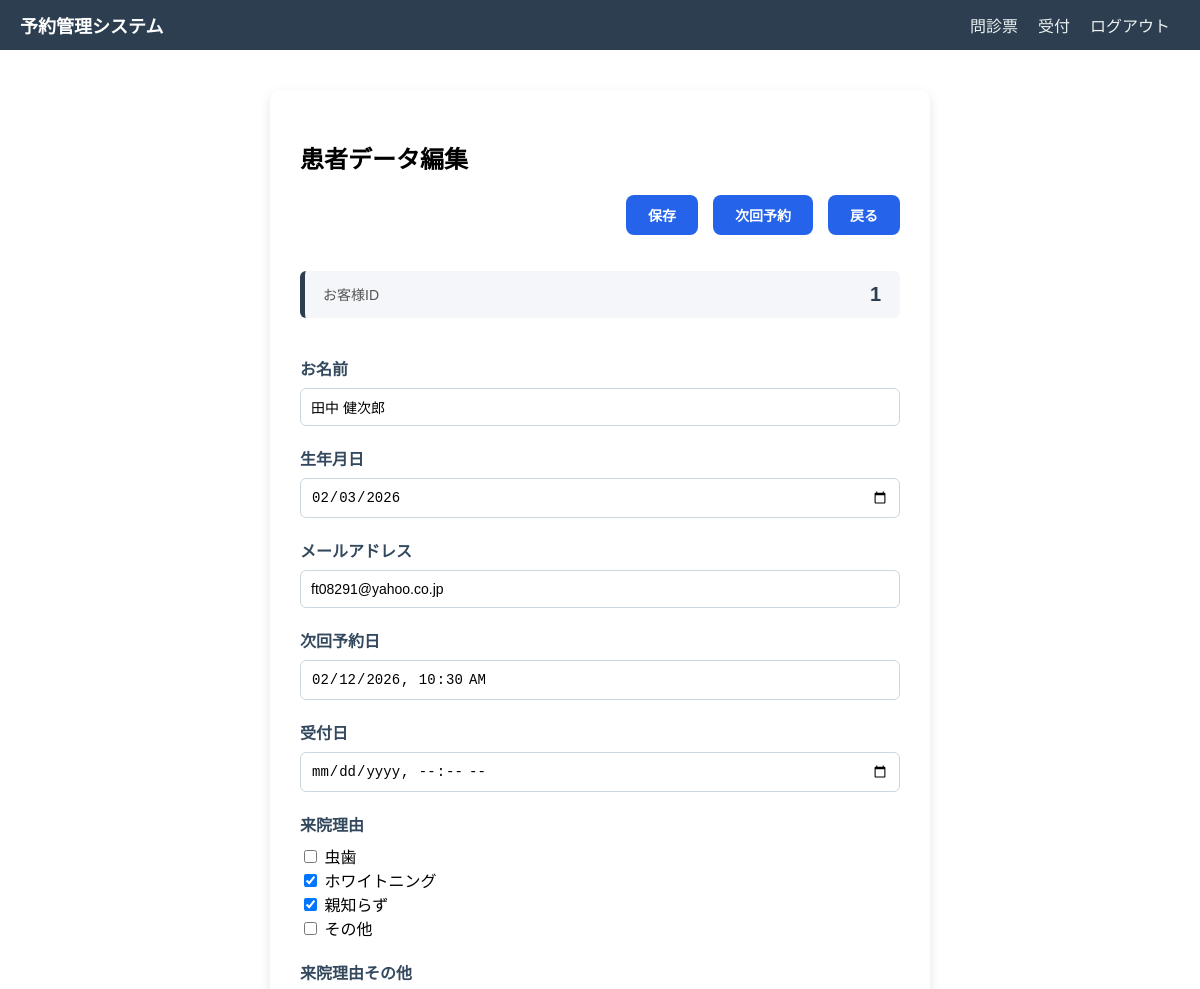
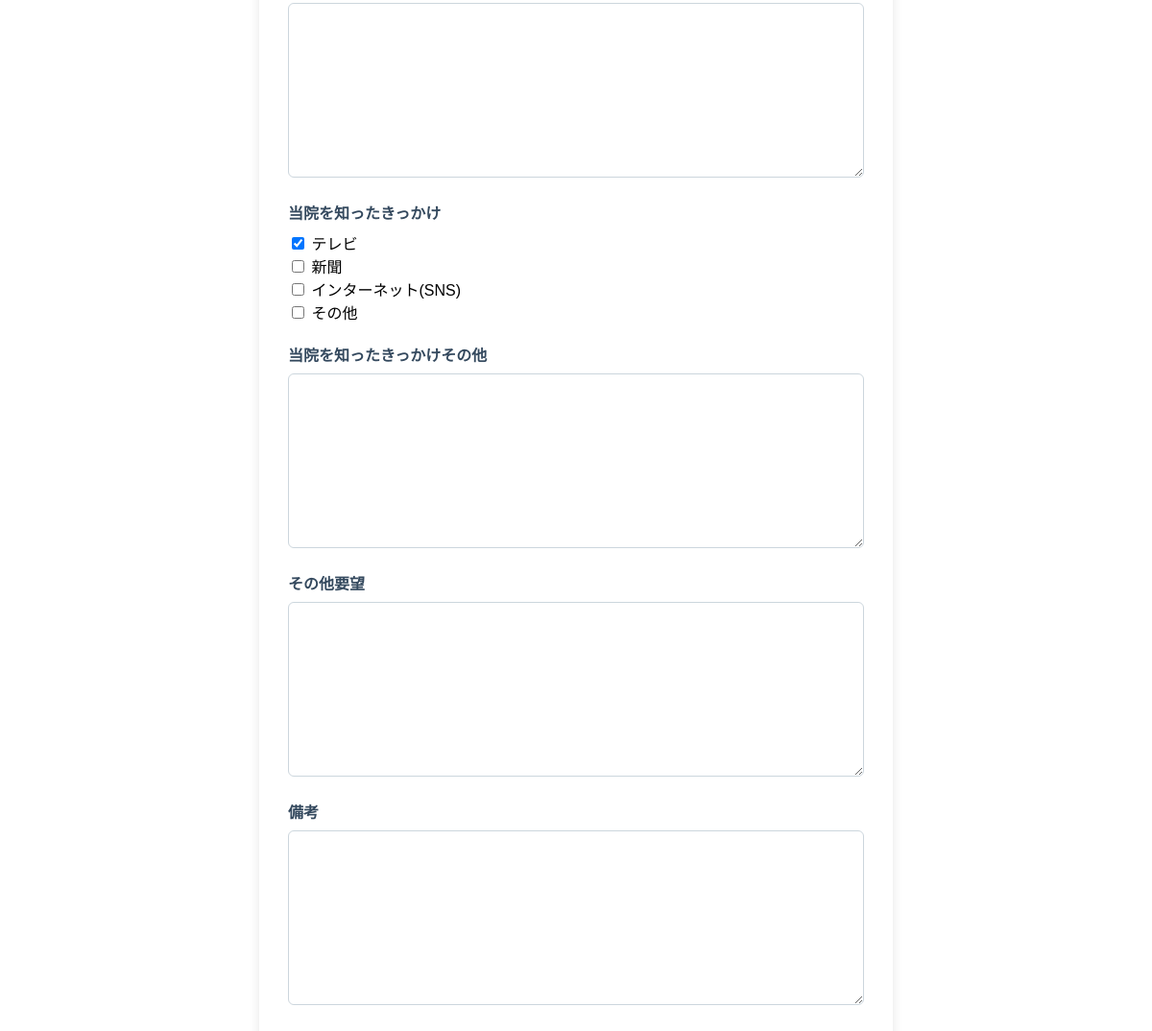
Screenshot of /YoyakuKanri/KanzyaDataEdit/1/ (signed in) with the database file from the repository (2 pictures, top to bottom).
### YoyakuKanri/models.py (models this page shows, shortened)
class T_KANZYA(models.Model):
    ID = models.AutoField(primary_key=True, unique=True)
    KANZYA_NAME = models.CharField(max_length=128)
    SEINENGAPPI = models.DateField()
    EMAIL_ADDRESS = models.EmailField()
    RAIIN_RIYUU = models.JSONField(null=True, blank=True)
    RAIIN_RIYUU_SONOTA = models.TextField(null=True, blank=True)
    ZYOUHOU_MOTO = models.JSONField(null=True, blank=True)
    ZYOUHOU_MOTO_SONOTA = models.TextField(null=True, blank=True)
    TANTOU_SHIKAISHI_ID = models.IntegerField(null=True, blank=True)
    SONOTA_YOUBOU = models.TextField(null=True, blank=True)
    ZIKAI_YOYAKUBI = models.DateTimeField(null=True, blank=True)
    UKETSUKEBI = models.DateTimeField(null=True, blank=True)
    BIKOU = models.TextField(null=True, blank=True)
    UPDATE_DATE = models.DateTimeField(auto_now=True)
    CREATE_DATE = models.DateTimeField(auto_now_add=True)
    class Meta:
        db_table = "T_KANZYA"

### YoyakuKanri/views.py (the view)
# urls.py: path('KanzyaDataEdit/<int:pk>/', views.KanzyaDataEdit, name='KanzyaDataEdit'),
@login_required
def KanzyaDataEdit(request, pk):
    obj = T_KANZYA.objects.get(pk=pk)
    if request.method == "POST":
        form = KanzyaDataForm(request.POST, instance=obj)
        if form.is_valid():
            form.save()
            return redirect("YoyakuKanri")  # 保存後、一覧へ戻る
    else:
        form = KanzyaDataForm(instance=obj)
    return render(request, "YoyakuKanri/KanzyaDataEdit.html", {"form": form, 'object': obj})

### YoyakuKanri/templates/YoyakuKanri/KanzyaDataEdit.html (shortened to what this page needs)
{% extends "base.html" %}
{% block content %}
    <div class="edit-container">
        <h2>患者データ編集</h2>
        <form method="post">
            <div class="edit-form-button-box">
                <button class="edit-form-save-button" type="submit">保存</button>
                {% now "Y" as current_year %}
                {% now "n" as current_month %}
                <a href="{% url 'ZikaiYoyaku' ID=object.ID year=current_year month=current_month%}" class="edit-form-zikaiyoyaku-button">次回予約</a>
                <a href="{% url 'YoyakuKanri' %}" class="edit-form-back-button" >戻る</a>
            </div>
            <br><br>
            <div class="customer-id-box">
                <label class="customer-id-label">お客様ID</label>
                <div class="customer-id-value">{{ object.ID }}</div>
            </div>
            <br>
            <div class="edit-form-group">
                <label class="edit-form-label">お名前</label>
                {{ form.KANZYA_NAME }}
            </div>
            <div class="edit-form-group">
                <label class="edit-form-label">生年月日</label>
                {{ form.SEINENGAPPI }}
            </div>
            <div class="edit-form-group">
                <label class="edit-form-label">メールアドレス</label>
                {{ form.EMAIL_ADDRESS }}
            </div>
            <div class="edit-form-group">
                <label class="edit-form-label">次回予約日</label>
                {{ form.ZIKAI_YOYAKUBI }}
            </div>
            <div class="edit-form-group">
                <label class="edit-form-label">受付日</label>
                {{ form.UKETSUKEBI }}
            </div>
            <div class="edit-form-group">
                <label class="edit-form-label">来院理由</label>
                <div class="edit-checkbox-group">
                    {{ form.RAIIN_RIYUU }}
                </div>
            </div>
            <div class="edit-form-group">
                <label class="edit-form-label">来院理由その他</label>
                {{ form.RAIIN_RIYUU_SONOTA }}
            </div>
            <div class="edit-form-group">
                <label class="edit-form-label">当院を知ったきっかけ</label>
                <div class="edit-checkbox-group">
                    {{ form.ZYOUHOU_MOTO }}
                </div>
            </div>
            <div class="edit-form-group">
                <label class="edit-form-label">当院を知ったきっかけその他</label>
                {{ form.ZYOUHOU_MOTO_SONOTA }}
            </div>
            <div class="edit-form-group">
                <label class="edit-form-label">その他要望</label>
                {{ form.SONOTA_YOUBOU }}
            </div>
            <div class="edit-form-group">
                <label class="edit-form-label">備考</label>
                {{ form.BIKOU }}
            </div>
        </form>
    </div>
{% endblock %}

### static/css/header.css (style rules this page uses)
body { margin: 0; font-family: Arial, Helvetica, sans-serif; }

### static/css/YoyakuKanri.css (style rules this page uses)
:root { --yoyakugamen-yohaku: 10px; }
.edit-container { max-width: 600px; margin: 40px auto; background: #ffffff; padding: 30px; border-radius: 10px; box-shadow: 0 4px 12px rgba(0, 0, 0, 0.1); }
.edit-form-group { margin-bottom: 20px; }
.customer-id-box { display: flex; align-items: center; justify-content: space-between; background: #f4f6f9; border-left: 5px solid #2c3e50; padding: 12px 18px; border-radius: 6px; margin-bottom: 20px; }
.customer-id-label { font-size: 14px; color: #555; }
.customer-id-value { font-size: 20px; font-weight: bold; color: #2c3e50; letter-spacing: 1px; }
.edit-form-label { display: block; margin-bottom: 8px; font-weight: bold; color: #34495e; }
.edit-form-group input[type="text"], .edit-form-group input[type="date"], .edit-form-group input[type="email"], .edit-form-group input[type="datetime-local"], .edit-form-group textarea { width: 100%; padding: 10px; border: 1px solid #ccd6dd; border-radius: 6px; font-size: 14px; box-sizing: border-box; }
.edit-form-group textarea { resize: vertical; }
.edit-checkbox-group label { display: inline-block; margin-right: 15px; font-weight: normal; }
.edit-form-button-box { display: flex; justify-content: flex-end; gap: 15px; }
.edit-form-save-button, .edit-form-back-button, .edit-form-zikaiyoyaku-button { padding: 10px 22px; border-radius: 8px; font-size: 14px; font-weight: 600; text-decoration: none; border: none; cursor: pointer; transition: all 0.2s ease; background-color: #2563eb; color: white; }

### rows the page displays
T_KANZYA: ID "1", KANZYA_NAME "田中 健次郎", SEINENGAPPI "02/03/2026", EMAIL_ADDRESS "ft08291@yahoo.co.jp", ZIKAI_YOYAKUBI "02/12/2026 10:30", RAIIN_RIYUU "☐ ☑ ☑ ☐", ZYOUHOU_MOTO "☑ ☐ ☐ ☐"
